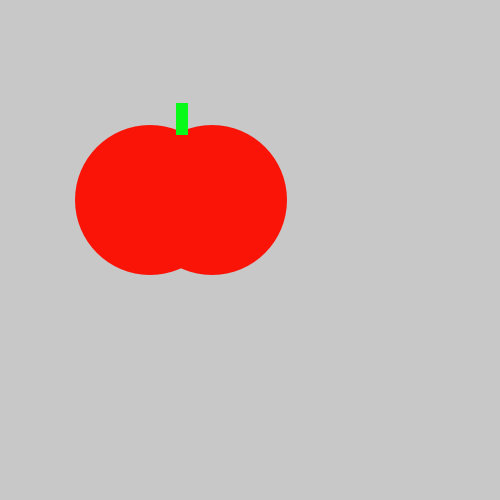
Frame 1 (no input)
Frame 60 (the mouse pressed at the canvas centre just before this capture): identical to frame 1, image omitted
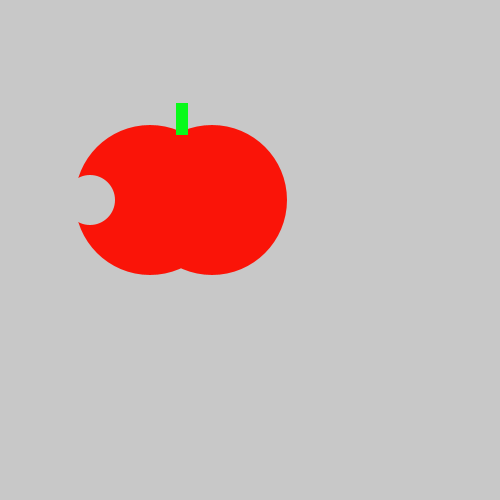
Frame 120 (the mouse held since frame 60 and released just before this capture)

The Processing sketch that drew these frames (run headless with seeded random() and noise(); from frame 60 on, the mouse is pressed at the canvas centre):

// Processing sketch: tasty_tomato
// ── tasty_tomato.pde
void setup() {
    size(500, 500);
}
void draw() {
    background(200, 200, 200);
    noStroke();
    fill(#FA1408);
    ellipse(150, 200, 150, 150);
    ellipse(212, 200, 150, 150);
    fill(#08FA19);
    rect(176, 103, 12, 32);
if(mousePressed){
fill(200,200,200);
ellipse(90,200,50,50);
}





}
 
